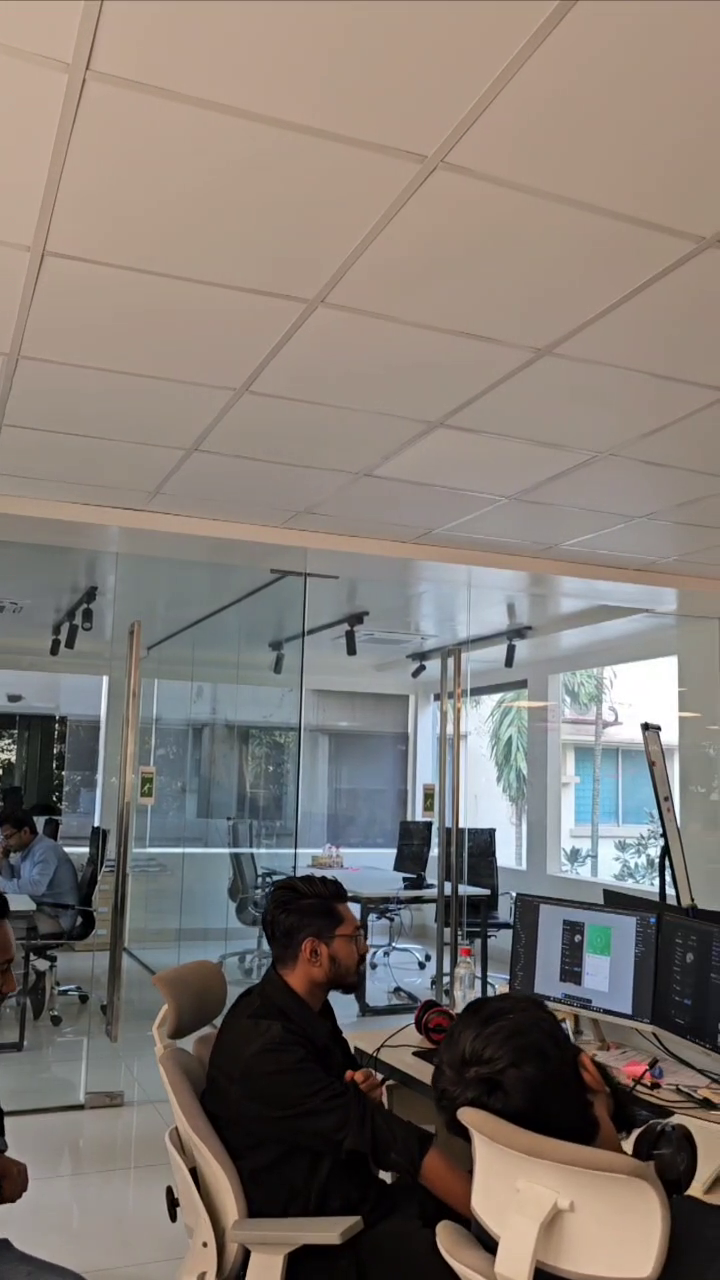
#> input picture frame 25 of ML_Tasks/Capture_The_Scene/video.mp4, 720 x 1280 px
$ python CaptureTheScene.py
#> lines starting #> are read from the running program, lines starting #| are printed output that depends on the picture
#Importing OpenCV library
import cv2


#Function to extract overlapping frames with 30% overlap ratio
def extract_frames(video_path, overlap=0.3):
#> called with video_path = 'video.mp4', overlap = 0.3
    cap= cv2.VideoCapture(video_path)

    #Condition to Checks if video is opened or not
    if not cap.isOpened():
        print("Error: Unable to open the video.")
        return []

    #Retrives the total framed and fps of the video
    total_frames= int(cap.get(cv2.CAP_PROP_FRAME_COUNT))
    fps= cap.get(cv2.CAP_PROP_FPS)
    overlap_frames= int(fps * overlap)

    #Creating list to store extracted frames
    frames = []
    frame_count = 0
    print("*** video capture started...***")

    while True:
        #Capture frame-by-frame
        ret, frame = cap.read()
#> frame is the input picture: shape (1280, 720, 3); mean B, G, R 115.9, 122.1, 130.1
        # if frame is read correctly ret is True
        if not ret:
            break


        if frame_count % overlap_frames == 0:
            #Resizing to reduce memory usage
            frame = cv2.resize(frame, (640, 480))
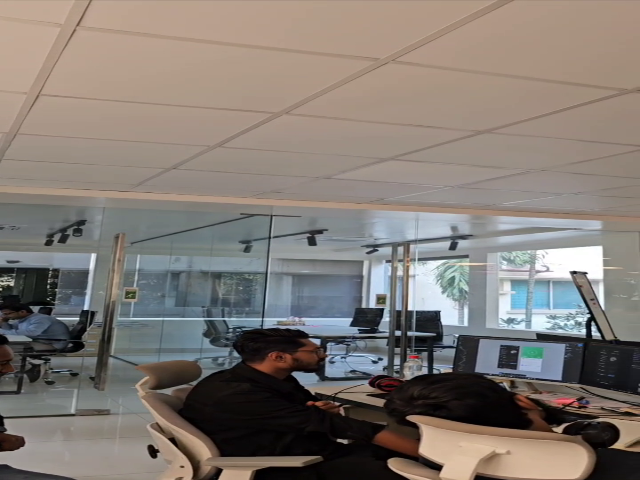
#> frame: shape (480, 640, 3); mean B, G, R 115.9, 122.1, 130
            #Adding the frames to list
            frames.append(frame)
        frame_count += 1

        #Condition to see the progress after 50 frames
        if frame_count% 50 == 0:
            print(f"{frame_count} frames  extracted and extraction goin on....")

    cap.release()
    print("Frame extraction done")
    return frames


#Function to stitch the frames into panaromic image
def stitch_frames(frames):
    stitcher = cv2.Stitcher_create()
    # OpenCV stitcher class to stitch multiple frames
    status, result = stitcher.stitch(frames)

#Condition ot check the stitching status
    if status== cv2.Stitcher_OK:
        print("Stitching completed successfully.")
        return result
    else:
        print("Error", status)
        return None


# Main function
def main():
    # video_path= '/Users/farazanaakternipa/Desktop/video.mp4'
    video_path = 'video.mp4'

    # print("Extracting frames from the video...")
    #Call extract_frames() function
    frames= extract_frames(video_path, overlap=0.3)

    if not frames:
        print("No frames were extracted. (Exit)")
        return
    total_frames = len(frames)
    print(f"Total extracted frames: {total_frames}.")
    #Calling stitch_frames() function
    stitched_image= stitch_frames(frames)

    #Output
    if stitched_image is not None:
        output_path = "output.jpg"
        cv2.imwrite(output_path,stitched_image)
        print(f"Stitching completed. Image saved as '{output_path}'.")
    else:
        print("Stitching failed. So no output image generated.")


if __name__ == "__main__":
    main()

$ run again, starting later in the video
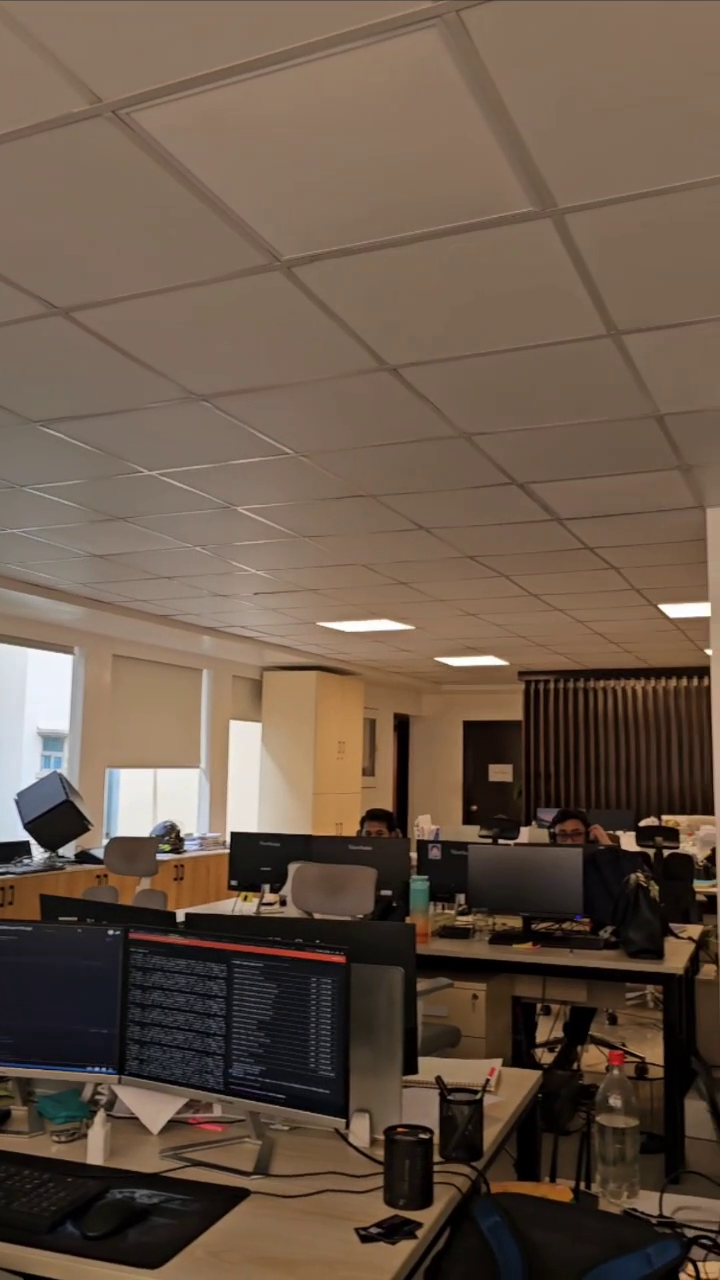
#> input picture frame 114 of ML_Tasks/Capture_The_Scene/video.mp4, 720 x 1280 px
#> in extract_frames, frame is the input picture: shape (1280, 720, 3); mean B, G, R 72.5, 87.2, 105.4
#> in extract_frames, `frame = cv2.resize(frame, (640, 480))`:
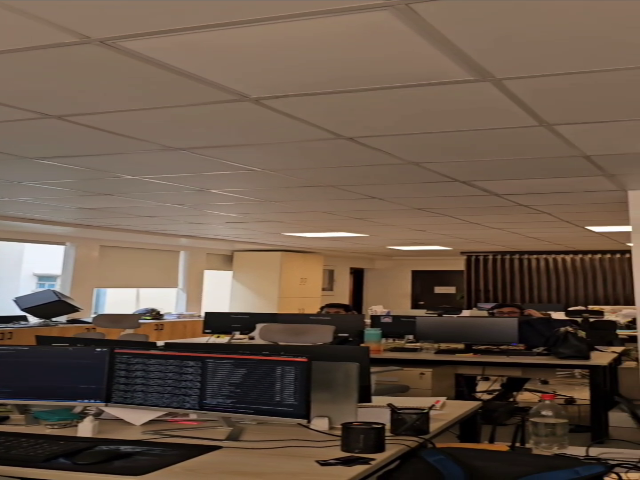
#> frame: shape (480, 640, 3); mean B, G, R 72.5, 87.1, 105.3

$ run again, starting later in the video
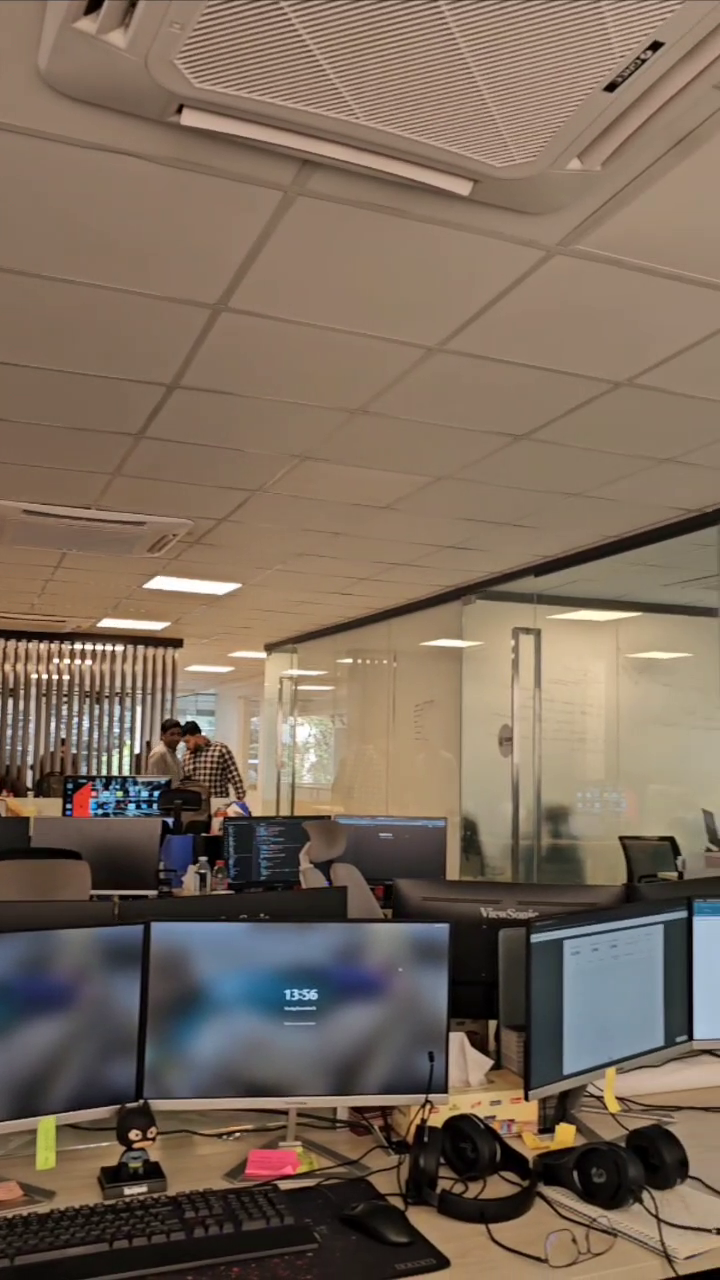
#> input picture frame 204 of ML_Tasks/Capture_The_Scene/video.mp4, 720 x 1280 px
#> in extract_frames, frame is the input picture: shape (1280, 720, 3); mean B, G, R 91.8, 106.8, 123.3
#> in extract_frames, `frame = cv2.resize(frame, (640, 480))`:
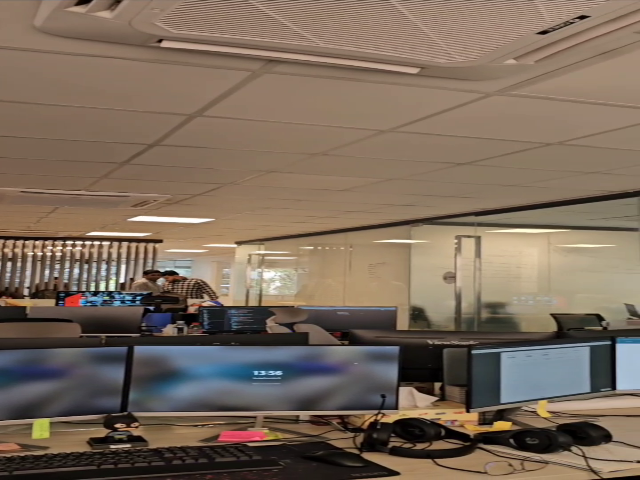
#> frame: shape (480, 640, 3); mean B, G, R 91.7, 106.7, 123.3
